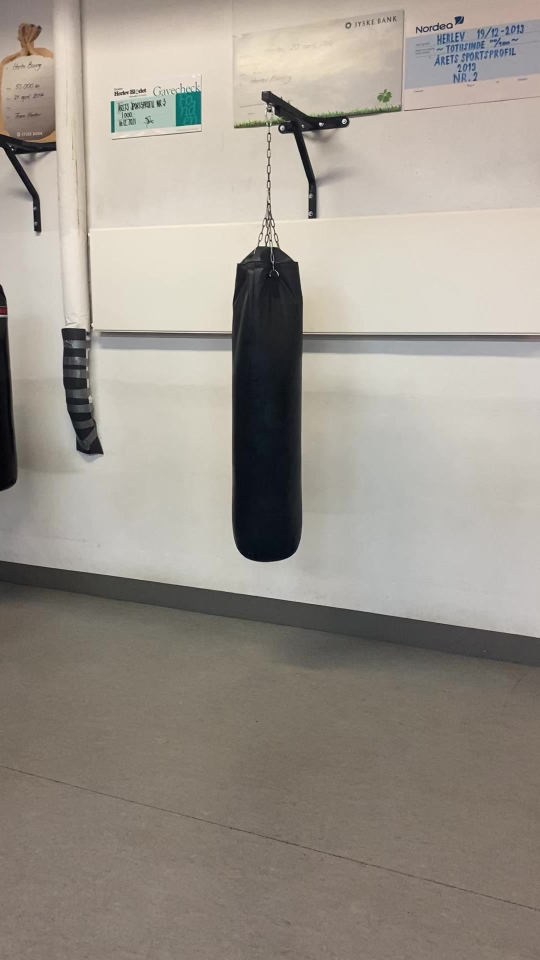
#> input picture sample_alborz_x/younes/younes_image1.jpg, 1080 x 1920 px, given in place of beginning_00.mp4, which was not available (shown at 1/2 size)
$ python traj_pairs.py
#> lines starting #> are read from the running program, lines starting #| are printed output that depends on the picture; pictures that were not available may be replaced by others from this repository, and a replacement may not be noted
import cv2
import numpy as np
from sklearn.linear_model import RANSACRegressor
import os
from tqdm import tqdm
from scipy.optimize import minimize
from scipy.interpolate import interp1d


#--------------AKAZE-----------------
def extract_features_from_frame(frame, roi_start, roi_size):
    # Convert frame to grayscale
    gray = cv2.cvtColor(frame, cv2.COLOR_BGR2GRAY)

    # Define ROI in the frame
    roi = gray[roi_start[0]:roi_start[0]+roi_size[0], roi_start[1]:roi_start[1]+roi_size[1]]

    # Detect features using AKAZE in the ROI
    akaze = cv2.AKAZE_create(descriptor_type=cv2.AKAZE_DESCRIPTOR_MLDB,
                         descriptor_size=0,
                         descriptor_channels=3,
                         threshold=0.001,
                         nOctaves=4,
                         nOctaveLayers=4)
    keypoints, descriptors = akaze.detectAndCompute(roi, None)

    # Adjust keypoint coordinates to be relative to the entire frame
    for keypoint in keypoints:
        keypoint.pt = (keypoint.pt[0] + roi_start[1], keypoint.pt[1] + roi_start[0])

    return keypoints, descriptors


def match_features(descriptors1, descriptors2):
    # Define FLANN parameters for ORB
    FLANN_INDEX_LSH = 6
    index_params = dict(algorithm = FLANN_INDEX_LSH,
                        table_number = 6,
                        key_size = 12,
                        multi_probe_level = 1)
    search_params = dict(checks=50)

    # Initialize FLANN matcher
    flann = cv2.FlannBasedMatcher(index_params, search_params)

    # Match descriptors
    raw_matches = flann.knnMatch(np.asarray(descriptors1, np.uint8), np.asarray(descriptors2, np.uint8), k=2)

    # Apply ratio test
    good_matches = []
    for matches in raw_matches:
        if len(matches) == 2:
            m, n = matches
            if m.distance < 0.60 * n.distance:
                good_matches.append(m)

    return good_matches
# #------------------------------------  #originally 0.7. Try with 0.75 or 0.8


def construct_trajectories(matches, keypoints1, keypoints2, existing_trajectories=None):
    # Initialize a dictionary to hold the trajectories
    trajectories = existing_trajectories if existing_trajectories is not None else {}

    # Iterate over all matches
    for match in matches:
        # Get the keypoints
        kp1 = keypoints1[match.queryIdx].pt
        kp2 = keypoints2[match.trainIdx].pt

        # If the keypoint index is already in the dictionary, append the new keypoint to the trajectory
        if match.queryIdx in trajectories:
            trajectories[match.queryIdx].append(kp2)
        # Otherwise, start a new trajectory with the two keypoints
        else:
            trajectories[match.queryIdx] = [kp1, kp2]

    return trajectories


# [210 lines left out: functions filter_trajectories, calculate_residual_error, find_optimal_offset, match_trajectories, synchronize_videos, compute_fundamental_matrix, not called in this run]


def load_video(video_path):
    # Initialize a VideoCapture object
    video = cv2.VideoCapture(video_path)

    # Loop over all frames in the video
    while video.isOpened():
        # Read the next frame
        ret, frame = video.read()

        # If the frame was successfully read
        if ret:
            # Yield the frame
            yield frame
        else:
            # If no more frames are available, stop the loop
            break

    # Release the VideoCapture object
    video.release()

def get_total_frames(video_path):
    # Initialize a VideoCapture object
    video = cv2.VideoCapture(video_path)

    # Get the total number of frames
    total_frames = int(video.get(cv2.CAP_PROP_FRAME_COUNT))

    # Release the VideoCapture object
    video.release()

    return total_frames

def resize_frame(frame, desired_width=2500):
    # Get the original frame size
    original_height, original_width = frame.shape[:2]

    # Calculate the ratio of the new width to the old width
    ratio = desired_width / float(original_width)

    # Calculate the new height based on the ratio
    desired_height = int(original_height * ratio)

    # Resize the frame
    resized_frame = cv2.resize(frame, (desired_width, desired_height))

    return resized_frame


def main():
    # File paths
    BASE_DIR = "./sample_alborz_x/00010_shi_qi_vs_ji_xuanhui_mtch_1"
    # Load your videos
    CAPTURE_FILES = [
        os.path.join(BASE_DIR, "beginning_00.mp4"),
        os.path.join(BASE_DIR, "beginning_01.mp4"),
        #os.path.join(BASE_DIR, "ending_02.mp4")
    ]
    total_frames = [get_total_frames(path) for path in CAPTURE_FILES]

    # Load the videos
    videos = [load_video(path) for path in CAPTURE_FILES]

    # Initialize lists to hold trajectories for each video
    trajectories_list = []

    # Extract features and construct trajectories for each video
    first_frames = []
    first_frames_keypoints = []  # To hold the keypoints of the first frame of each video
    first_frames_descriptors = []  # To hold the descriptors of the first frame of each video

    for i, (video, frames) in enumerate(zip(videos, total_frames)):
        old_frame = next(video)
        first_frames.append(old_frame)
        old_gray = cv2.cvtColor(old_frame, cv2.COLOR_BGR2GRAY)
        # Define ROI in the main function
        height, width = old_frame.shape[:2]
        roi_percent = 0.8
        roi_size = (int(height*roi_percent), int(width*roi_percent))
        roi_start = (height//2 - roi_size[0]//2, width//2 - roi_size[1]//2)

        # Use the ROI in the feature extraction
        p0, desc0 = extract_features_from_frame(old_frame, roi_start, roi_size)
        first_frames_keypoints.append(p0)
        first_frames_descriptors.append(desc0)

        # Print the number of features
        print(f"Number of features in video {i}: {len(p0)}")

        # Initialize a dictionary to hold the trajectories for this video
        trajectories = {}

        for frame in tqdm(video, total=frames):

            p1, desc1 = extract_features_from_frame(frame, roi_start, roi_size)

            # #---------- Visualize the features ----------
            frame_with_keypoints = cv2.drawKeypoints(frame, p1, None, color=(0,255,0), flags=0)
            # Draw rectangle around the ROI
            cv2.rectangle(frame_with_keypoints, (roi_start[1], roi_start[0]), (roi_start[1]+roi_size[1], roi_start[0]+roi_size[0]), (0,0,255), 2)
            # Resize the frame
            resized_frame = resize_frame(frame_with_keypoints)
            cv2.imshow(f'Features in video {i}', resized_frame)
            cv2.waitKey(1)  # Display the image for 1 ms


            # Match features
            matches = match_features(desc0, desc1)

            # Select good points
            good_matches = [m for m in matches if m.distance < 0.75]

            # If we have keypoints for at least two frames, we can start constructing trajectories
            if len(good_matches) > 1:
                # Construct trajectories from the old and new points
                trajectories = construct_trajectories(good_matches, p0, p1, trajectories)

            # Now update the previous frame and previous points
            p0 = p1
            desc0 = desc1


        # Print the number of trajectories
        print(f"Number of trajectories in video {i}: {len(trajectories)}")

        # If this is not the first video, calculate the fundamental matrix and filter trajectories
        if i > 0:
            F, fund_matches, p1, p2 = compute_fundamental_matrix(first_frames_keypoints[0], first_frames_descriptors[0], first_frames_keypoints[i], first_frames_descriptors[i])
            # Draw the matches
            img_matches = cv2.drawMatches(first_frames[0], p1, first_frames[i], p2, matches, None, flags=cv2.DrawMatchesFlags_NOT_DRAW_SINGLE_POINTS)
            # Display the image with matches
            # Alternatively, write the image with matches to a file
            cv2.imwrite(f'matches_{i}.png', img_matches)

            # Check if F is valid and its size
            if F is None or F.shape != (3, 3):
                print(f"Failed to compute fundamental matrix between video 0 and video {i}.")
                continue  # Skip the rest of this iteration

            # Filter the trajectories using the calculated fundamental matrix
            filtered_trajectories = filter_trajectories(list(trajectories.values()), F)

            # Print the number of filtered trajectories
            print(f"Number of filtered trajectories in video {i}: {len(filtered_trajectories)}")
        else:
            # For the first video, we don't have a pair to compute the fundamental matrix
            # So we just filter the trajectories based on length and variance
            filtered_trajectories = filter_trajectories(list(trajectories.values()), None)
            print(f"Number of filtered trajectories in video {i}: {len(filtered_trajectories)}")

        # Add the filtered trajectories for this video to the trajectories list
        trajectories_list.append(filtered_trajectories)
#> this loop made 1 pass
#| Number of features in video 0: 462
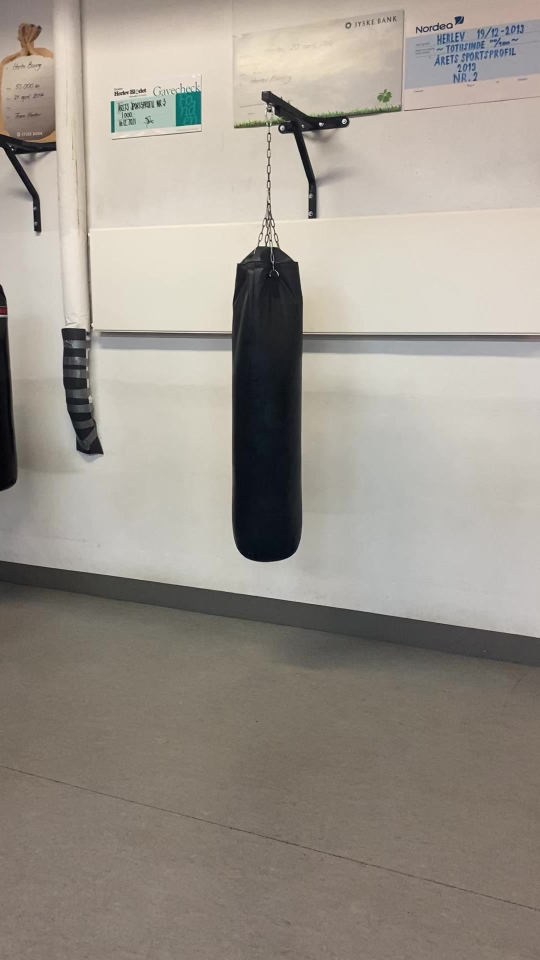
#> input picture sample_alborz_x/younes/younes_image1.jpg, 1080 x 1920 px, given in place of beginning_00.mp4, which was not available (shown at 1/2 size)
#> pass 1, in main, `old_gray = cv2.cvtColor(old_frame, cv2.COLOR_BGR2GRAY)`:
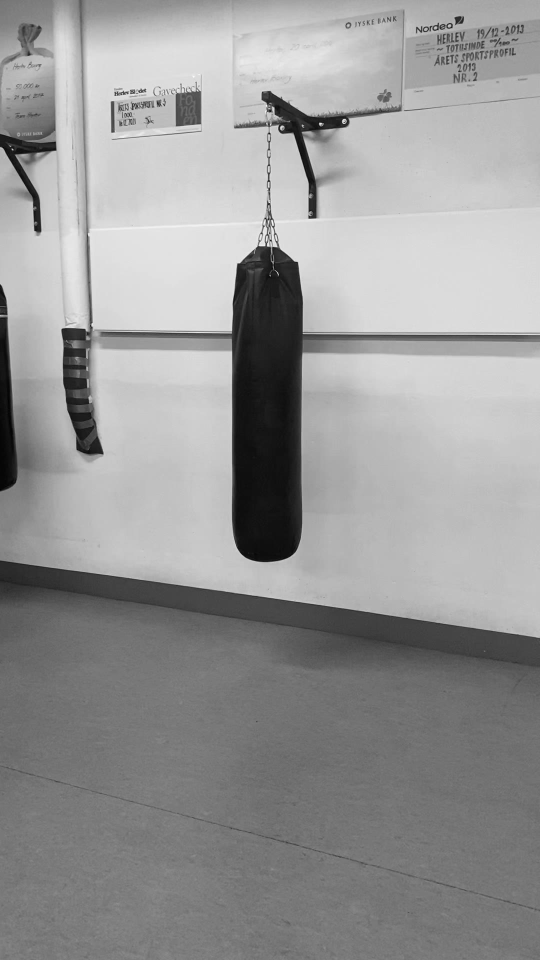
#> old_gray: shape (1920, 1080) (shown at 1/2 size); min 0, max 255, mean 151.8
#> pass 1, in extract_features_from_frame, `roi = gray[roi_start[0]:roi_start[0]+roi_size[0], roi_start[1]:roi_sta..`:
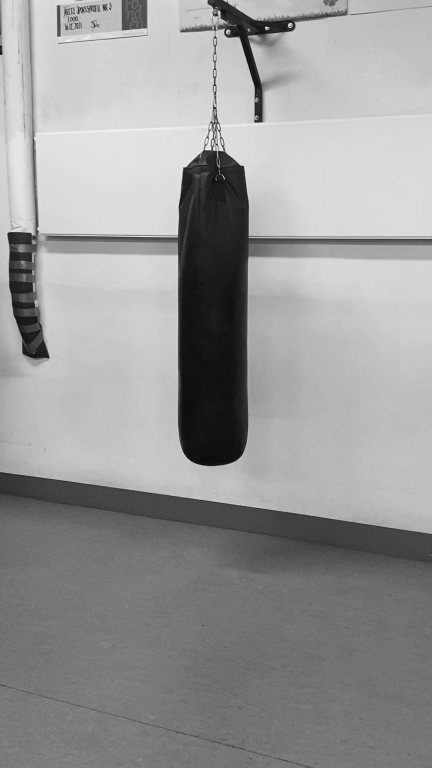
#> roi: shape (1536, 864) (shown at 1/2 size); min 0, max 255, mean 152.8
#> pass 1, in resize_frame, `resized_frame = cv2.resize(frame, (desired_width, desired_height))`:
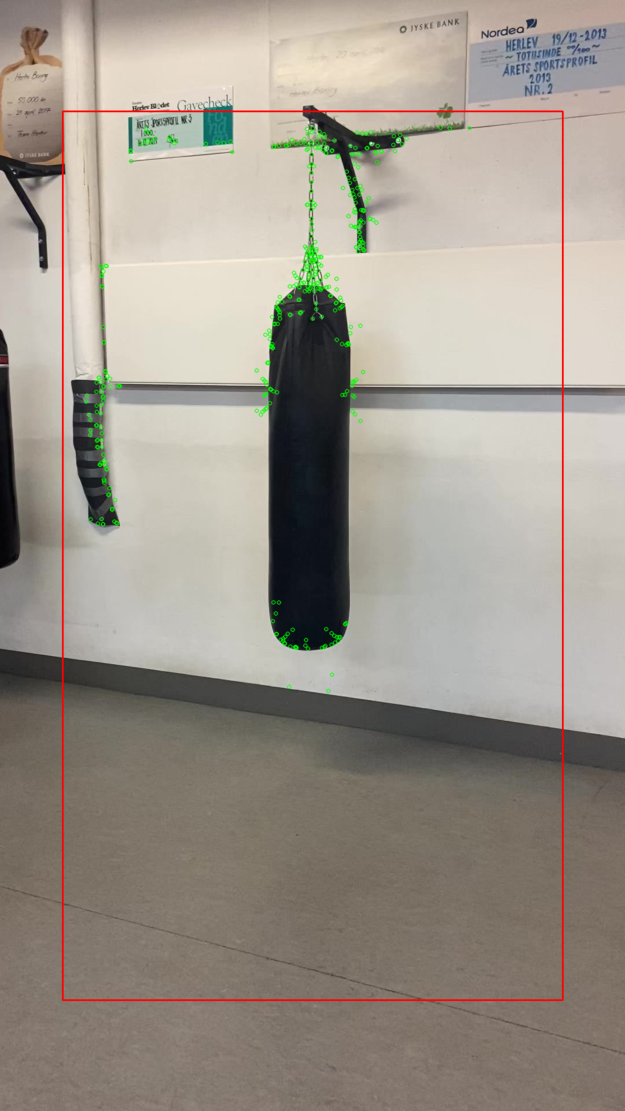
#> resized_frame: shape (4444, 2500, 3) (shown at 1/4 size); mean of channels 0, 1, 2 140, 150.2, 157.5; drawn as B, G, R
#> frame is the input picture: shape (1920, 1080, 3); mean B, G, R 141.5, 150.7, 157.4
#> after the loop, first_frames = 1 item; first_frames_descriptors = 1 item; first_frames_keypoints = 1 item; trajectories_list = []


    # After processing all videos, re-filter the trajectories of the first video using the computed fundamental matrix
    if len(trajectories_list) > 1:
        F, fund_matches, p1, p2 = compute_fundamental_matrix(first_frames_keypoints[0], first_frames_descriptors[0], first_frames_keypoints[1], first_frames_descriptors[1])
        print("Fundamental matrix:", F)
        if F is not None and F.shape == (3, 3):
            print('Performing additional filtering on the first trajectory list')
            trajectories_list[0] = filter_trajectories(trajectories_list[0], F)
            print(f"Number of filtered trajectories in video {0}: {len(trajectories_list[0])}")
        else:
            print("Failed to compute fundamental matrix for re-filtering.")


    cv2.destroyAllWindows()  # Close all OpenCV windows


    # Initialize a dictionary to hold the synchronization parameters for each video
    sync_dict = {}

    # Match trajectories and synchronize videos for each pair of videos
    for i in range(1, len(trajectories_list)):
        # Match trajectories between the reference video and the current video
        matched_trajectories = match_trajectories(trajectories_list[0], trajectories_list[i])

        # Print the number of matched trajectories
        print(f"Number of matched trajectories between cam_00 and cam_0{i}: {len(matched_trajectories)}")

        # Synchronize the videos
        offsets = synchronize_videos(matched_trajectories)

        # Choose the first video as the reference video
        ref_offset = offsets[0]

        # Adjust the offsets of all the other videos relative to the reference video
        adjusted_offsets = [offset - ref_offset for offset in offsets]

        # Add the synchronization parameters for the current video to the dictionary
        sync_dict[f'cam_0{i}'] = int(adjusted_offsets[1])

    # Print the synchronization parameters
    print({'sync': sync_dict})


if __name__ == "__main__":
    main()


#wtf? reverted back one day

$ run again, on sample_alborz_x/younes/younes_image2.jpg
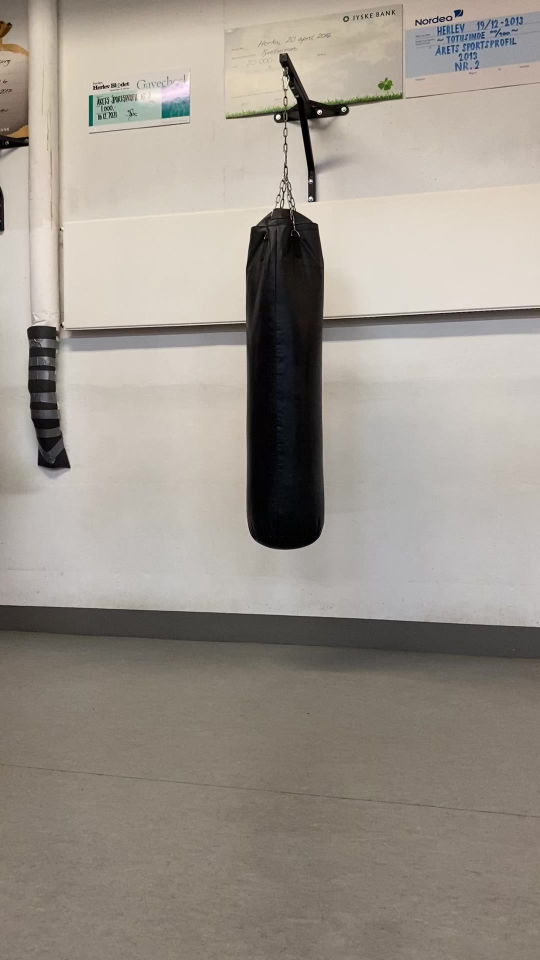
#> input picture sample_alborz_x/younes/younes_image2.jpg, 1080 x 1920 px, given in place of beginning_00.mp4, which was not available (shown at 1/2 size)
#> the loop in main, `for i, (video, frames) in enumerate(zip(videos, total_frames)):` made 1 pass
#> (printed output is left out)
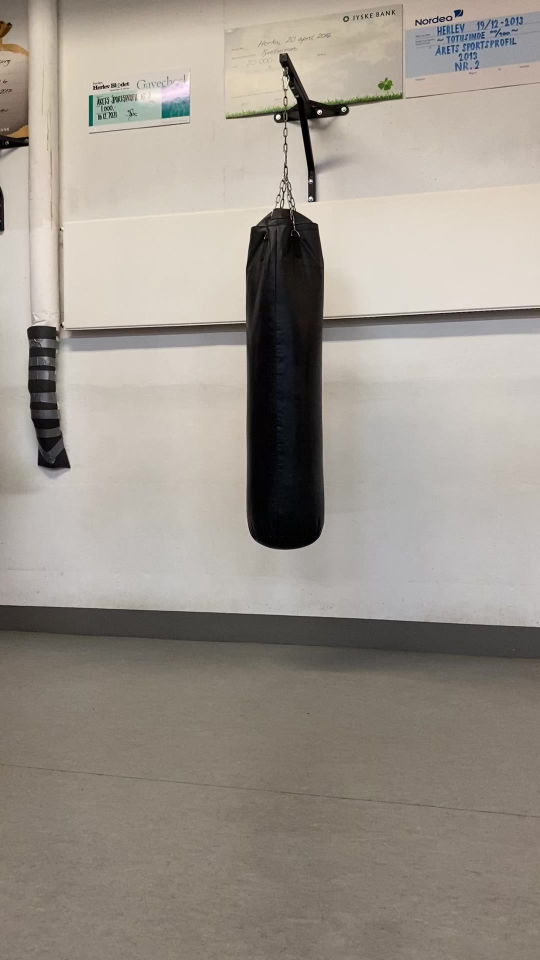
#> input picture sample_alborz_x/younes/younes_image2.jpg, 1080 x 1920 px, given in place of beginning_00.mp4, which was not available (shown at 1/2 size)
#> pass 1, in extract_features_from_frame, `roi = gray[roi_start[0]:roi_start[0]+roi_size[0], roi_start[1]:roi_sta..`:
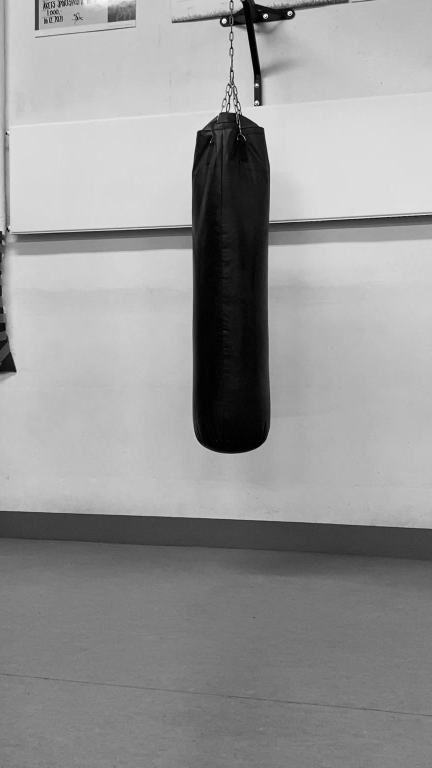
#> roi: shape (1536, 864) (shown at 1/2 size); min 0, max 255, mean 151.4
#> pass 1, in resize_frame, `resized_frame = cv2.resize(frame, (desired_width, desired_height))`:
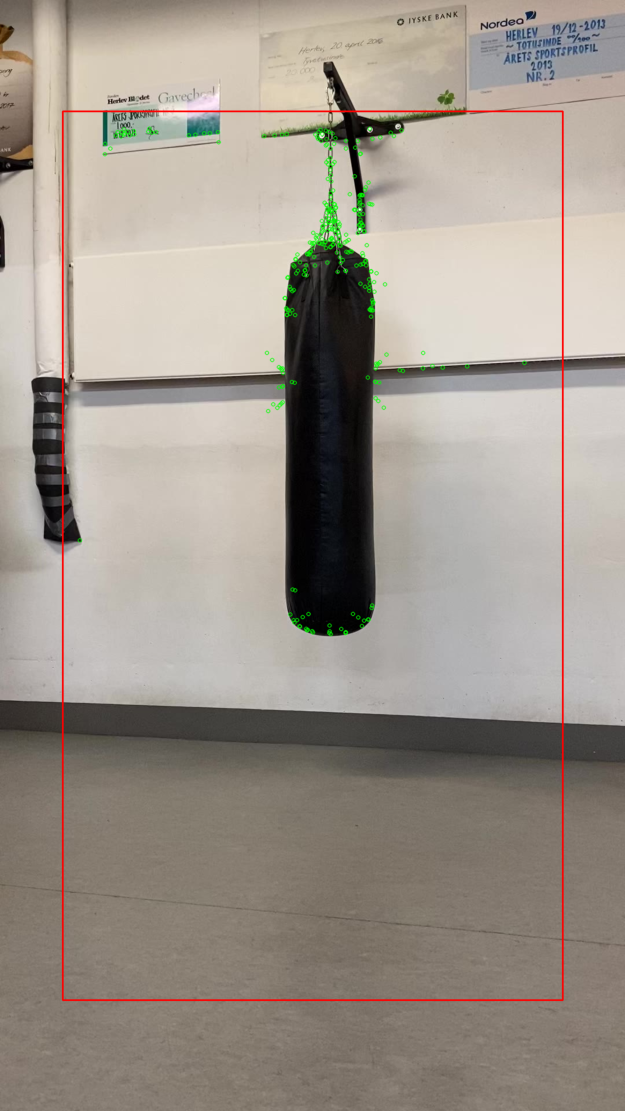
#> resized_frame: shape (4444, 2500, 3) (shown at 1/4 size); mean of channels 0, 1, 2 140.3, 149.8, 158.1; drawn as B, G, R
#> in main, frame is the input picture: shape (1920, 1080, 3); mean B, G, R 141.7, 150.5, 157.9
#> after the loop in main, `for i, (video, frames) in enumerate(zip(videos, total_frames)):`: first_frames = 1 item; trajectories_list = []
